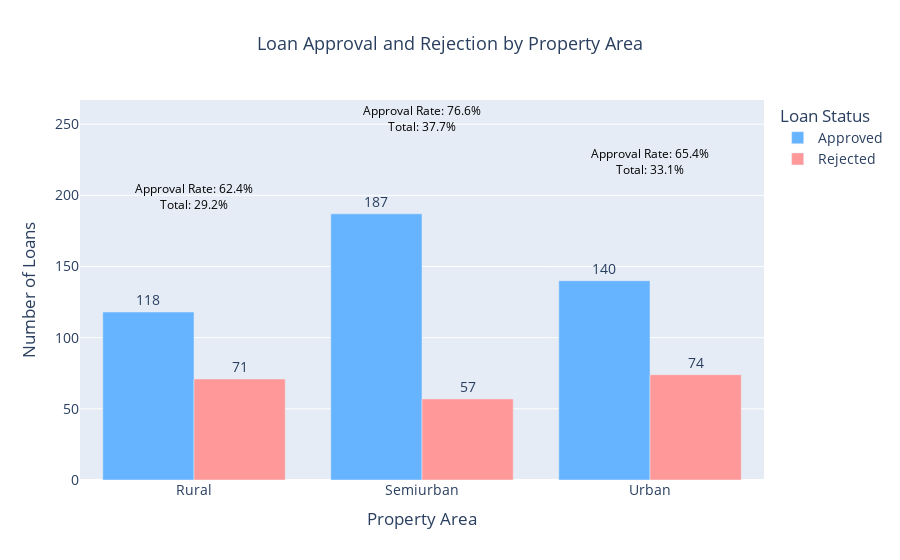

Write notebook code for a chart like this one.
### Code cell
# Groupping by Property_Area and Loan_Status
property_area_impact = Loan_Dataset.groupby(['Property_Area', 'Loan_Status']).size().unstack()

# Calculating the percentage of approvals for each property area
property_area_impact['Approval_Rate'] = (property_area_impact['Approved'] / (property_area_impact['Approved'] + property_area_impact['Rejected'])) * 100

# Calculating the percentage of total loans for each property area
property_area_impact['Total_Percentage'] = ((property_area_impact['Approved'] + property_area_impact['Rejected']) / (property_area_impact['Approved'].sum() + property_area_impact['Rejected'].sum())) * 100

# Rounding to one decimal point and add percentage sign
property_area_impact['Approval_Rate'] = property_area_impact['Approval_Rate'].round(1).astype(str) + '%'
property_area_impact['Total_Percentage'] = property_area_impact['Total_Percentage'].round(1).astype(str) + '%'

# Melting the DataFrame for Plotly
property_area_melted = property_area_impact.reset_index().melt(id_vars=['Property_Area'], value_vars=['Approved', 'Rejected'], 
                                                              var_name='Loan_Status', value_name='Count')

# Creating a grouped bar chart
fig = px.bar(property_area_melted, x='Property_Area', y='Count', color='Loan_Status', 
             barmode='group', text='Count',
             title='Loan Approval and Rejection by Property Area',
             labels={'Property_Area': 'Property Area', 'Count': 'Number of Loans'},
             color_discrete_sequence=['#66b3ff', '#ff9999'])  

# Updating layout for better styling
fig.update_traces(textposition='outside') 

# Adding approval rate and total percentage as annotations
for i, row in property_area_impact.iterrows():
    fig.add_annotation(
        x=i,  
        y=row['Approved'] + row['Rejected'] + 10,  
        text=f"Approval Rate: {row['Approval_Rate']}<br>Total: {row['Total_Percentage']}",
        showarrow=False,
        font=dict(size=12, color='black'),
        xanchor='center', 
    )

# Update layout for better styling
fig.update_layout(
    font_size=14,
    title_font_size=18,
    title_x=0.5,  # Center the title
    xaxis_title='Property Area',
    yaxis_title='Number of Loans',
    legend_title='Loan Status',
    hovermode='x unified', 
)
plt.savefig('Loan Approval and Rejection by Property Area.png')
fig.show()

### Figure 1 — Plotly figure (JSON) as saved in the notebook; plotly's stock layout.template omitted (floating-point values rounded to 4 significant figures)
{"data": [{"alignmentgroup": "True", "hovertemplate": "Loan_Status=Approved<br>Property Area=%{x}<br>Number of Loans=%{text}<extra></extra>", "legendgroup": "Approved", "marker": {"color": "#66b3ff", "pattern": {"shape": ""}}, "name": "Approved", "offsetgroup": "Approved", "orientation": "v", "showlegend": true, "text": [118, 187, 140], "textposition": "outside", "type": "bar", "x": ["Rural", "Semiurban", "Urban"], "xaxis": "x", "y": [118, 187, 140], "yaxis": "y"}, {"alignmentgroup": "True", "hovertemplate": "Loan_Status=Rejected<br>Property Area=%{x}<br>Number of Loans=%{text}<extra></extra>", "legendgroup": "Rejected", "marker": {"color": "#ff9999", "pattern": {"shape": ""}}, "name": "Rejected", "offsetgroup": "Rejected", "orientation": "v", "showlegend": true, "text": [71, 57, 74], "textposition": "outside", "type": "bar", "x": ["Rural", "Semiurban", "Urban"], "xaxis": "x", "y": [71, 57, 74], "yaxis": "y"}], "layout": {"annotations": [{"font": {"color": "black", "size": 12}, "showarrow": false, "text": "Approval Rate: 62.4%<br>Total: 29.2%", "x": "Rural", "xanchor": "center", "y": 199}, {"font": {"color": "black", "size": 12}, "showarrow": false, "text": "Approval Rate: 76.6%<br>Total: 37.7%", "x": "Semiurban", "xanchor": "center", "y": 254}, {"font": {"color": "black", "size": 12}, "showarrow": false, "text": "Approval Rate: 65.4%<br>Total: 33.1%", "x": "Urban", "xanchor": "center", "y": 224}], "autosize": true, "barmode": "group", "font": {"size": 14}, "hovermode": "x unified", "legend": {"title": {"text": "Loan Status"}, "tracegroupgap": 0}, "title": {"font": {"size": 18}, "text": "Loan Approval and Rejection by Property Area", "x": 0.5}, "xaxis": {"anchor": "y", "autorange": true, "domain": [0, 1], "range": [-0.5, 2.5], "title": {"text": "Property Area"}, "type": "category"}, "yaxis": {"anchor": "x", "autorange": true, "domain": [0, 1], "range": [0, 280.5], "title": {"text": "Number of Loans"}, "type": "linear"}}}
